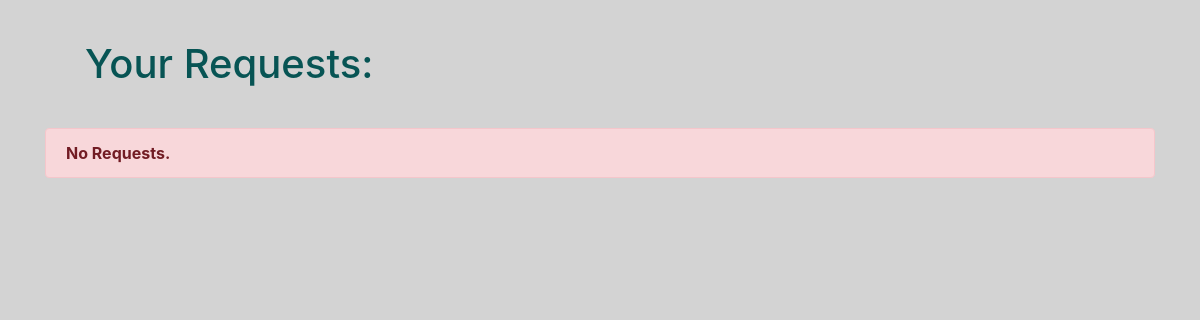
The page /rental/requests/ (signed in) on the database as committed earlier.
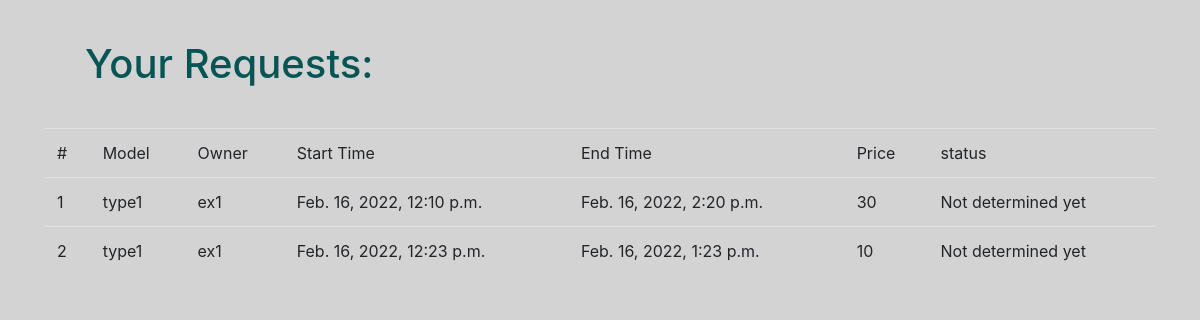
The same page on the database as committed later.
### car_rental/models.py (models this page shows, shortened)
class RentRequest(models.Model):
    is_accepted = models.BooleanField(default=False)
    has_result = models.BooleanField(default=False)
    car = models.ForeignKey(Car, on_delete=models.CASCADE)
    requester = models.ForeignKey(User, on_delete=models.CASCADE)
    rent_start_time = models.DateTimeField('Start Time', default=timezone.now)
    rent_end_time = models.DateTimeField('End Time', default=get_tomorrow)
    creation_time = models.DateTimeField('Request time:', default=timezone.now)
    def get_price(self):
        delta_time = self.rent_end_time - self.rent_start_time
        delta_hours = delta_time.days * 24 + ceil(delta_time.seconds/3600)
        return delta_hours * self.car.price_per_hour

class Car(models.Model):
    car_type = models.CharField(max_length=50, default='type0')
    plate = models.CharField(max_length=8, default='12345678')
    renter = models.ForeignKey(User, null=True, default=None, on_delete=models.SET_NULL, related_name='cars_rented')
    owner = models.ForeignKey(User, on_delete=models.CASCADE, null=True, related_name='cars_owned')
    price_per_hour = models.IntegerField(default=10)
    rent_start_time = models.DateTimeField('Start Time', default=timezone.now)
    rent_end_time = models.DateTimeField('End Time', default=timezone.now)

class User(AbstractUser):
    isCarExhibition = models.BooleanField(default=False)
    credit = models.IntegerField(default=0)

### car_rental/views.py (the view)
# urls.py: path('requests/', views.RentRequestListView.as_view(), name='requests'),
@method_decorator(login_required, name='dispatch')
class RentRequestListView(generic.ListView):
    template_name = 'car_rental/requests.html'
    model = RentRequest
    context_object_name = 'requests'
    def get_queryset(self):
        current_user = self.request.user
        if current_user.isCarExhibition:
            all_requests = []
            for car in current_user.cars_owned.all():
                all_requests.extend(car.rentrequest_set.filter(has_result=False))
            return all_requests
        return current_user.rentrequest_set.all()

### car_rental/templates/car_rental/requests.html (shortened to what this page needs)
{% load static %}
<!DOCTYPE html>
<html lang="en">
<head>
    <link rel="stylesheet" href="https://cdn.jsdelivr.net/npm/bootstrap@4.6.1/dist/css/bootstrap.min.css">
    <link rel="stylesheet" type="text/css" href="{% static 'car_rental/stylesheets/car_detail.css' %}">
</head>
<body>
<div class="container">
<h1>Your Requests:</h1>
{%if  user.isCarExhibition %}
    {% if requests %}
        <div class="alert alert-info"> Please accept or reject these requests:</div>
        <form action="{% url 'car_rental:answer_requests' %}" method="post">
        {% csrf_token %}
        <table class="table">
        <thead>
        <tr>
            <td>#</td>
            <td>Model</td>
            <td>Plate Number</td>
            <td>Requester</td>
            <td>Start Time</td>
            <td>End Time</td>
            <td>Income</td>
            <td>Take it?</td>
        </tr>
        </thead>
        <tbody>
        {% for request in requests %}
            <tr>
                <td>{{ forloop.counter }}</td>
                <td>{{ request.car.car_type }}</td>
                <td>{{ request.car.plate }}</td>
                <td>{{ request.requester.username }}</td>
                <td>{{ request.rent_start_time }}</td>
                <td>{{ request.rent_end_time }}</td>
                <td>{{ request.get_price }}</td>
                <td>
                    <label for="yes{{ forloop.counter }}">Yes</label>
                    <input required type="radio" id="yes{{ forloop.counter }}" name="{{ request.id }}" value="yes">
                    &nbsp;&nbsp;&nbsp;&nbsp;
                    <label for="no{{ forloop.counter }}">No</label>
                    <input type="radio" id="no{{ forloop.counter }}" name="{{ request.id }}" value="no">
                </td>
            </tr>
         {% endfor %}
        </tbody>
        </table>
        <input value="Confirm" type="submit">
        </form>
    {% else %}
        <div class="alert alert-danger"><strong>No Requests.</strong></div>
    {% endif %}
{% else %}
    {% if requests %}
        <table class="table">
        <thead>
        <tr>
            <td>#</td>
            <td>Model</td>
            <td>Owner</td>
            <td>Start Time</td>
            <td>End Time</td>
            <td>Price</td>
            <td>status</td>
        </tr>
        </thead>
        <tbody>
        {% for request in requests %}
            <tr>
                <td>{{ forloop.counter }}</td>
                <td>{{ request.car.car_type }}</td>
                <td>{{ request.car.owner.username }}</td>
                <td>{{ request.rent_start_time }}</td>
                <td>{{ request.rent_end_time }}</td>
                <td>{{ request.get_price }}</td>
            {% if request.has_result %}
                {% if request.is_accepted %}
                    <td style="color: darkgreen">Accepted</td>
                {% else %}
                    <td style="color: darkred">Rejected</td>
                {% endif %}
            {% else %}
                <td>Not determined yet</td>
            {% endif %}
            </tr>
         {% endfor %}
        </tbody>
        </table>
    {% else %}
        <div class="alert alert-danger"><strong>No Requests.</strong></div>
    {% endif %}
{% endif %}
</div>
</body>
</html>

### car_rental/static/car_rental/stylesheets/car_detail.css (style rules this page uses)
body { background: lightgray; }
h1 { margin: 40px; color: #075454; }

Rows that differ between the two databases and show on the page:
added RentRequest: car.car_type "type1", car.owner.username "ex1", rent_start_time "Feb. 16, 2022, 12:10 p.m.", rent_end_time "Feb. 16, 2022, 2:20 p.m.", get_price "30", has_result "Not determined yet"
added RentRequest: car.car_type "type1", car.owner.username "ex1", rent_start_time "Feb. 16, 2022, 12:23 p.m.", rent_end_time "Feb. 16, 2022, 1:23 p.m.", get_price "10", has_result "Not determined yet"
Other text that changed with them:
text no longer shown: "No Requests."
text now shown: "# Model Owner Start Time End Time Price status"
